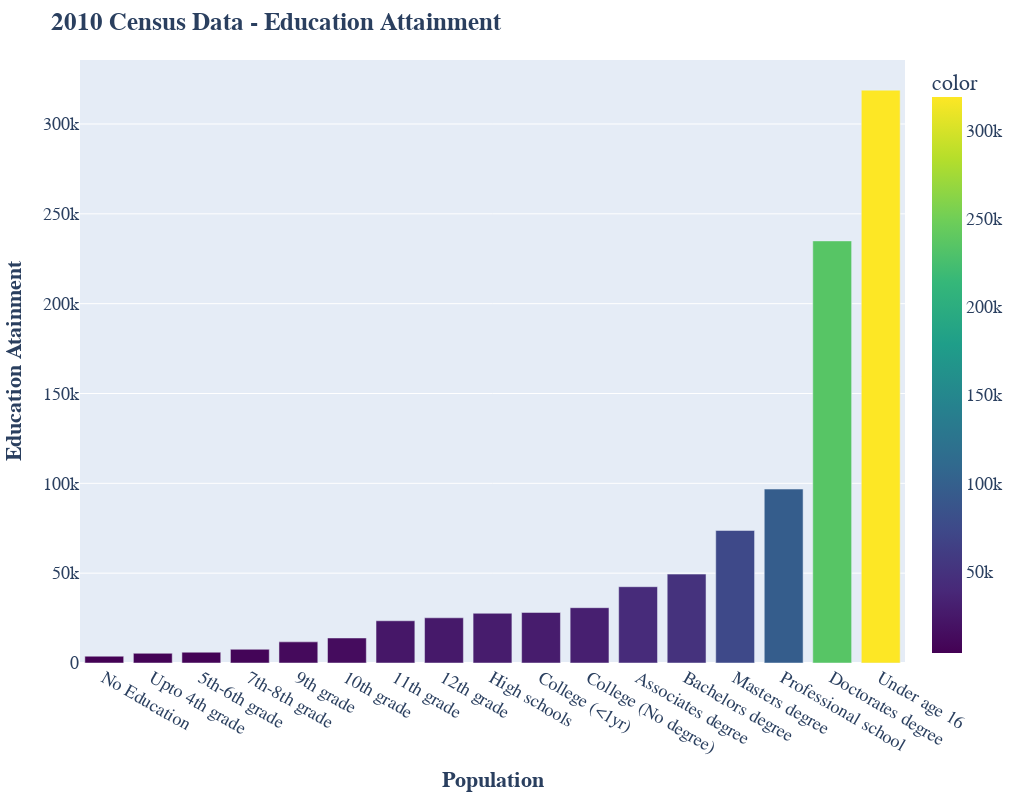

Notebook code cell kept with this figure:
### Code cell
fig = px.bar(df, 
              x = x, 
              y = y, 
              color = y,
              orientation = 'v',
              color_continuous_scale = px.colors.sequential.Viridis)

fig.update_layout(title = '<b>2010 Census Data - Education Attainment</b>',
                  width = 1020,
                  height = 800,
                  xaxis_title = '<b>Population</b>',
                  yaxis_title = '<b>Education Atainment</b>',
                  legend_title = '<b>Population</b>',
                  font = dict(family='Arial', size=18)
                 )
fig.show()

### Figure 1 — Plotly figure (JSON) as saved in the notebook; plotly's stock layout.template omitted (floating-point values rounded to 4 significant figures)
{"data": [{"alignmentgroup": "True", "hovertemplate": "x=%{x}<br>y=%{y}<br>color=%{marker.color}<extra></extra>", "legendgroup": "", "marker": {"color": [3778, 5394, 6008, 7627, 11765, 13922, 23503, 25154, 27668, 28139, 30779, 42459, 49468, 73760, 96809, 234928, 318839], "coloraxis": "coloraxis", "pattern": {"shape": ""}}, "name": "", "offsetgroup": "", "orientation": "v", "showlegend": false, "textposition": "auto", "type": "bar", "x": ["No Education", "Upto 4th grade", "5th-6th grade", "7th-8th grade", "9th grade", "10th grade", "11th grade", "12th grade", "High schools", "College (<1yr)", "College (No degree)", "Associates degree", "Bachelors degree", "Masters degree", "Professional school", "Doctorates degree", "Under age 16"], "xaxis": "x", "y": [3778, 5394, 6008, 7627, 11765, 13922, 23503, 25154, 27668, 28139, 30779, 42459, 49468, 73760, 96809, 234928, 318839], "yaxis": "y"}], "layout": {"barmode": "relative", "coloraxis": {"colorbar": {"title": {"text": "color"}}, "colorscale": [[0, "#440154"], [0.1111, "#482878"], [0.2222, "#3e4989"], [0.3333, "#31688e"], [0.4444, "#26828e"], [0.5556, "#1f9e89"], [0.6667, "#35b779"], [0.7778, "#6ece58"], [0.8889, "#b5de2b"], [1, "#fde725"]]}, "font": {"family": "Arial", "size": 18}, "height": 800, "legend": {"title": {"text": "<b>Population</b>"}, "tracegroupgap": 0}, "margin": {"t": 60}, "title": {"text": "<b>2010 Census Data - Education Attainment</b>"}, "width": 1020, "xaxis": {"anchor": "y", "autorange": true, "domain": [0, 1], "range": [-0.5, 16.5], "title": {"text": "<b>Population</b>"}, "type": "category"}, "yaxis": {"anchor": "x", "autorange": true, "domain": [0, 1], "range": [0, 335620], "title": {"text": "<b>Education Atainment</b>"}, "type": "linear"}}}
